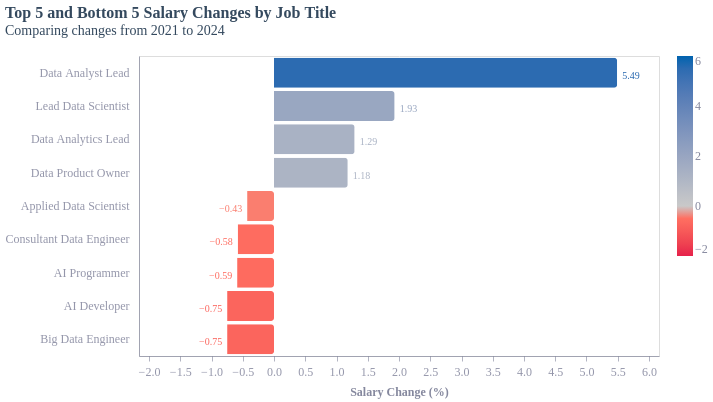

Here is the Vega-Lite specification saved for this chart:
### Vega-Lite specification from a JSON file in a GitHub repository (floating-point values rounded to 4 significant figures)
{"$schema": "https://vega.github.io/schema/vega-lite/v5.json", "title": {"text": "Top 5 and Bottom 5 Salary Changes by Job Title", "subtitle": "Comparing changes from 2021 to 2024", "fontSize": 16, "fontWeight": "bold", "subtitleFontSize": 14, "color": "#34495E", "subtitleColor": "#34495E", "font": "Circular Std", "anchor": "start", "offset": 18}, "width": 520, "height": 300, "background": "#FFFFFF", "data": {"values": [{"a": "Data Analyst Lead", "b": 5.49}, {"a": "Lead Data Scientist", "b": 1.93}, {"a": "Data Analytics Lead", "b": 1.29}, {"a": "Data Product Owner", "b": 1.18}, {"a": "AI Developer", "b": -0.75}, {"a": "Big Data Engineer", "b": -0.75}, {"a": "AI Programmer", "b": -0.59}, {"a": "Consultant Data Engineer", "b": -0.58}, {"a": "Applied Data Scientist", "b": -0.43}]}, "encoding": {"y": {"field": "a", "type": "nominal", "sort": {"op": "mean", "field": "b", "order": "descending"}, "axis": {"title": "", "titleColor": "#676A86", "titleFont": "Circular Std", "titleFontSize": 12, "titleOpacity": 0.8, "labelColor": "#676A86", "labelFont": "Circular Std", "labelFontSize": 12, "labelOpacity": 0.7, "tickColor": "#676A86", "tickOpacity": 0.5, "domainColor": "#676A86", "domainOpacity": 0.5, "labelBaseline": "middle", "labelPadding": 10}}, "x": {"field": "b", "type": "quantitative", "title": "Salary Change (%)", "scale": {"domain": [-2, 6], "padding": 10}, "axis": {"titleColor": "#676A86", "titleFont": "Circular Std", "titleFontSize": 12, "titleOpacity": 0.8, "labelColor": "#676A86", "labelFont": "Circular Std", "labelFontSize": 12, "labelOpacity": 0.7, "tickColor": "#676A86", "tickOpacity": 0.5, "domainColor": "#676A86", "domainOpacity": 0.5, "gridColor": {"condition": {"test": "datum.value === 0", "value": "black"}, "value": "#676A86", "gridDash": [1, 5], "gridOpacity": 0.5}, "titleAlign": "center", "titleAnchor": "middle", "titleY": 30, "labelBaseline": "middle", "labelPadding": 10}}, "color": {"field": "b", "type": "quantitative", "scale": {"domain": [-2, -0.5, 0, 6], "range": ["#E6224B", "#FF6F61", "#C9C9C9", "#0063AF"]}, "legend": {"title": "", "titleFont": "Circular Std", "titleFontSize": 12, "labelFont": "Circular Std", "labelFontSize": 12, "labelColor": "#676A86", "labelOpacity": 0.8, "titleColor": "#676A86", "titleOpacity": 0.8}}}, "layer": [{"mark": {"type": "bar", "cornerRadiusEnd": 3}, "encoding": {"x": {"field": "b", "type": "quantitative"}, "y": {"field": "a", "type": "nominal"}, "tooltip": [{"field": "a", "type": "nominal", "title": "Job Title"}, {"field": "b", "type": "quantitative", "title": "Salary Change (%)", "format": ".2f"}]}}, {"mark": {"type": "text", "align": {"expr": "datum.b < 0 ? 'right' : 'left'"}, "dx": {"expr": "datum.b < 0 ? -5 : 5"}, "dy": 3, "font": "Circular Std", "color": "#676A86", "fontSize": 10}, "encoding": {"x": {"field": "b", "type": "quantitative"}, "y": {"field": "a", "type": "nominal"}, "text": {"field": "b", "type": "quantitative", "format": ".2f"}}}], "config": {"font": "Circular Std", "axisX": {"domainColor": "#676A86", "domainOpacity": 0.5, "grid": false, "labelAngle": 0, "labelColor": "#676A86", "labelFont": "Circular Std", "labelFontSize": 12, "labelOpacity": 0.7, "tickColor": "#676A86", "tickOpacity": 0.5, "titleAlign": "center", "titleAnchor": "middle", "titleColor": "#676A86", "titleFontSize": 12, "titleOpacity": 0.8, "titleY": 30, "labelBaseline": "middle", "labelPadding": 10}, "axisY": {"domainColor": "#676A86", "domainOpacity": 0.5, "gridColor": "#676A86", "gridDash": [1, 5], "gridOpacity": 0.5, "labelColor": "#676A86", "labelFont": "Circular Std", "labelFontSize": 12, "labelOpacity": 0.7, "labelPadding": 5, "tickColor": "#676A86", "tickOpacity": 0.5, "ticks": false, "titleAlign": "left", "titleAngle": 0, "titleBaseline": "middle", "titleColor": "#676A86", "titleFontSize": 12, "titleOpacity": 0.8, "titleX": 0, "titleY": -7}}}
